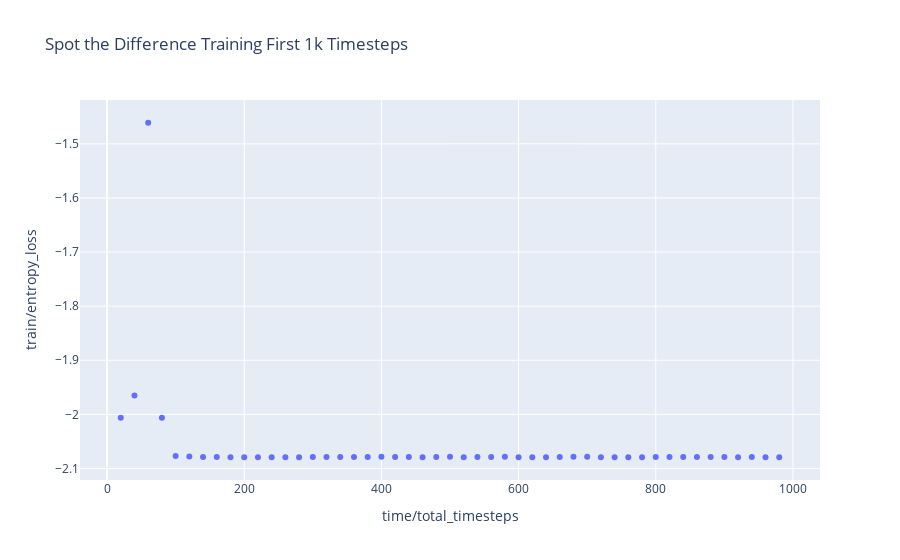

Notebook cell for this chart:
### Code cell
fig = px.scatter(spot_diff_train[spot_diff_train['time/total_timesteps'] < 1000], x='time/total_timesteps', y='train/entropy_loss', title='Spot the Difference Training First 1k Timesteps')
fig.show()

### Figure 1 — Plotly figure (JSON) as saved in the notebook; plotly's stock layout.template omitted (floating-point values rounded to 4 significant figures)
{"data": [{"hovertemplate": "time/total_timesteps=%{x}<br>train/entropy_loss=%{y}<extra></extra>", "legendgroup": "", "marker": {"color": "#636efa", "symbol": "circle"}, "mode": "markers", "name": "", "orientation": "v", "showlegend": false, "type": "scatter", "x": [20, 40, 60, 80, 100, 120, 140, 160, 180, 200, 220, 240, 260, 280, 300, 320, 340, 360, 380, 400, 420, 440, 460, 480, 500, 520, 540, 560, 580, 600, 620, 640, 660, 680, 700, 720, 740, 760, 780, 800, 820, 840, 860, 880, 900, 920, 940, 960, 980], "xaxis": "x", "y": [-2.006, -1.965, -1.461, -2.006, -2.077, -2.078, -2.079, -2.079, -2.079, -2.079, -2.079, -2.079, -2.079, -2.079, -2.079, -2.079, -2.079, -2.079, -2.079, -2.078, -2.079, -2.079, -2.079, -2.079, -2.078, -2.079, -2.079, -2.079, -2.078, -2.079, -2.079, -2.079, -2.079, -2.078, -2.079, -2.079, -2.079, -2.079, -2.079, -2.079, -2.079, -2.079, -2.079, -2.079, -2.079, -2.079, -2.079, -2.079, -2.079], "yaxis": "y"}], "layout": {"autosize": true, "legend": {"tracegroupgap": 0}, "title": {"text": "Spot the Difference Training First 1k Timesteps"}, "xaxis": {"anchor": "y", "autorange": true, "domain": [0, 1], "range": [-40, 1040], "title": {"text": "time/total_timesteps"}, "type": "linear"}, "yaxis": {"anchor": "x", "autorange": true, "domain": [0, 1], "range": [-2.13, -1.41], "title": {"text": "train/entropy_loss"}, "type": "linear"}}}
